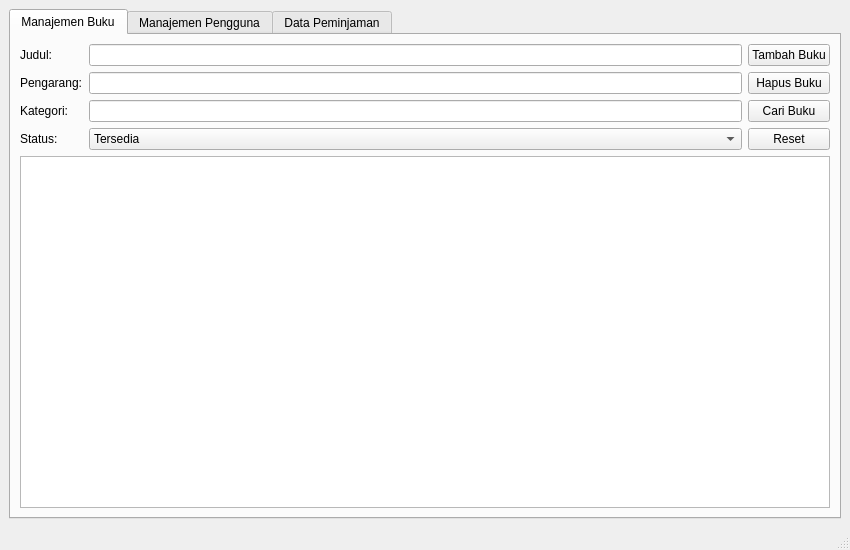
<?xml version="1.0" encoding="UTF-8"?>
<ui version="4.0">
 <class>AdminWindow</class>
 <widget class="QMainWindow" name="AdminWindow">
  <property name="geometry">
   <rect>
    <x>0</x>
    <y>0</y>
    <width>850</width>
    <height>550</height>
   </rect>
  </property>
  <property name="windowTitle">
   <string>Admin Panel</string>
  </property>
  <widget class="QWidget" name="centralwidget">
   <layout class="QVBoxLayout" name="verticalLayout">
    <item>
     <widget class="QTabWidget" name="tabWidget">
      <property name="currentIndex">
       <number>0</number>
      </property>
      <widget class="QWidget" name="bukuTab">
       <attribute name="title">
        <string>Manajemen Buku</string>
       </attribute>
       <layout class="QVBoxLayout" name="verticalLayout_2">
        <item>
         <layout class="QHBoxLayout" name="horizontalLayout">
          <item>
           <layout class="QFormLayout" name="formLayout">
            <item row="0" column="0">
             <widget class="QLabel" name="label">
              <property name="text">
               <string>Judul:</string>
              </property>
             </widget>
            </item>
            <item row="0" column="1">
             <widget class="QLineEdit" name="judulEdit"/>
            </item>
            <item row="1" column="0">
             <widget class="QLabel" name="label_2">
              <property name="text">
               <string>Pengarang:</string>
              </property>
             </widget>
            </item>
            <item row="1" column="1">
             <widget class="QLineEdit" name="pengarangEdit"/>
            </item>
            <item row="2" column="0">
             <widget class="QLabel" name="label_3">
              <property name="text">
               <string>Kategori:</string>
              </property>
             </widget>
            </item>
            <item row="2" column="1">
             <widget class="QLineEdit" name="kategoriEdit"/>
            </item>
            <item row="3" column="0">
             <widget class="QLabel" name="label_4">
              <property name="text">
               <string>Status:</string>
              </property>
             </widget>
            </item>
            <item row="3" column="1">
             <widget class="QComboBox" name="statusComboBox">
              <item>
               <property name="text">
                <string>Tersedia</string>
               </property>
              </item>
              <item>
               <property name="text">
                <string>Dipinjam</string>
               </property>
              </item>
             </widget>
            </item>
           </layout>
          </item>
          <item>
           <layout class="QVBoxLayout" name="verticalLayout_3">
            <item>
             <widget class="QPushButton" name="tambahBukuButton">
              <property name="text">
               <string>Tambah Buku</string>
              </property>
             </widget>
            </item>
            <item>
             <widget class="QPushButton" name="hapusBukuButton">
              <property name="text">
               <string>Hapus Buku</string>
              </property>
             </widget>
            </item>
            <item>
             <widget class="QPushButton" name="cariBukuButton">
              <property name="text">
               <string>Cari Buku</string>
              </property>
             </widget>
            </item>
            <item>
             <widget class="QPushButton" name="resetBukuButton">
              <property name="text">
               <string>Reset</string>
              </property>
             </widget>
            </item>
           </layout>
          </item>
         </layout>
        </item>
        <item>
         <widget class="QTextEdit" name="outputTextEdit"/>
        </item>
       </layout>
      </widget>
      <widget class="QWidget" name="userTab">
       <attribute name="title">
        <string>Manajemen Pengguna</string>
       </attribute>
       <layout class="QVBoxLayout" name="verticalLayout_4">
        <item>
         <layout class="QHBoxLayout" name="horizontalLayout_2">
          <item>
           <layout class="QFormLayout" name="formLayout_2">
            <item row="0" column="0">
             <widget class="QLabel" name="label_5">
              <property name="text">
               <string>Username:</string>
              </property>
             </widget>
            </item>
            <item row="0" column="1">
             <widget class="QLineEdit" name="userNameEdit"/>
            </item>
            <item row="1" column="0">
             <widget class="QLabel" name="label_6">
              <property name="text">
               <string>Password:</string>
              </property>
             </widget>
            </item>
            <item row="1" column="1">
             <widget class="QLineEdit" name="userPasswordEdit">
              <property name="echoMode">
               <enum>QLineEdit::Password</enum>
              </property>
             </widget>
            </item>
            <item row="2" column="0">
             <widget class="QLabel" name="label_7">
              <property name="text">
               <string>Konfirmasi Password:</string>
              </property>
             </widget>
            </item>
            <item row="2" column="1">
             <widget class="QLineEdit" name="konfirmasiPasswordEdit">
              <property name="echoMode">
               <enum>QLineEdit::Password</enum>
              </property>
             </widget>
            </item>
            <item row="3" column="0">
             <widget class="QLabel" name="label_8">
              <property name="text">
               <string>Role:</string>
              </property>
             </widget>
            </item>
            <item row="3" column="1">
             <widget class="QComboBox" name="roleComboBox">
              <item>
               <property name="text">
                <string>Administrator</string>
               </property>
              </item>
              <item>
               <property name="text">
                <string>User</string>
               </property>
              </item>
             </widget>
            </item>
           </layout>
          </item>
          <item>
           <layout class="QVBoxLayout" name="verticalLayout_5">
            <item>
             <widget class="QPushButton" name="tambahUserButton">
              <property name="text">
               <string>Tambah User</string>
              </property>
             </widget>
            </item>
            <item>
             <widget class="QPushButton" name="hapusUserButton">
              <property name="text">
               <string>Hapus User</string>
              </property>
             </widget>
            </item>
            <item>
             <widget class="QPushButton" name="resetUserButton">
              <property name="text">
               <string>Reset</string>
              </property>
             </widget>
            </item>
           </layout>
          </item>
         </layout>
        </item>
        <item>
         <widget class="QTextEdit" name="userOutputTextEdit"/>
        </item>
       </layout>
      </widget>
      <widget class="QWidget" name="peminjamanTab">
       <attribute name="title">
        <string>Data Peminjaman</string>
       </attribute>
       <layout class="QVBoxLayout" name="verticalLayout_6">
        <item>
         <layout class="QHBoxLayout" name="horizontalLayout_3">
          <item>
           <widget class="QPushButton" name="refreshPeminjamanButton">
            <property name="text">
             <string>Refresh Data</string>
            </property>
           </widget>
          </item>
          <item>
           <spacer name="horizontalSpacer">
            <property name="orientation">
             <enum>Qt::Horizontal</enum>
            </property>
            <property name="sizeHint" stdset="0">
             <size>
              <width>40</width>
              <height>20</height>
             </size>
            </property>
           </spacer>
          </item>
         </layout>
        </item>
        <item>
         <widget class="QTextEdit" name="peminjamanTextEdit"/>
        </item>
       </layout>
      </widget>
     </widget>
    </item>
   </layout>
  </widget>
  <widget class="QStatusBar" name="statusbar"/>
 </widget>
 <resources/>
 <connections/>
</ui>
